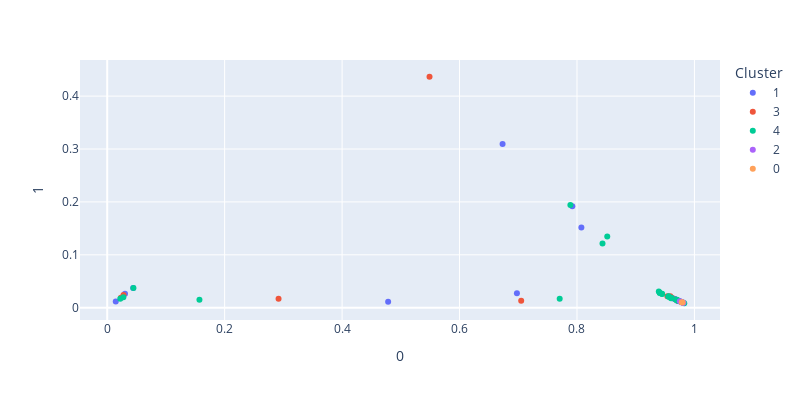

Notebook code cell kept with this figure:
### Code cell
lda = LatentDirichletAllocation(n_components=3,random_state=0)
lda.fit(new_df.drop(['Name','Location'],axis=1))
X_2D=lda.transform(new_df.drop(['Name','Location'],axis=1))
dfff=pd.DataFrame(X_2D)
dfff["Cluster"]=cl
dfff["Cluster"]=dfff["Cluster"].astype('category')
fig = px.scatter(dfff, x=0, y=1,color="Cluster",width=800, height=400)
fig.show()

### Figure 1 — Plotly figure (JSON) as saved in the notebook; plotly's stock layout.template omitted (floating-point values rounded to 4 significant figures)
{"data": [{"hovertemplate": "Cluster=1<br>0=%{x}<br>1=%{y}<extra></extra>", "legendgroup": "1", "marker": {"color": "#636efa", "symbol": "circle"}, "mode": "markers", "name": "1", "orientation": "v", "showlegend": true, "type": "scatter", "x": [0.9714, 0.03029, 0.7921, 0.6733, 0.6977, 0.967, 0.9641, 0.0442, 0.4784, 0.8075, 0.01455, 0.9765], "xaxis": "x", "y": [0.01268, 0.02642, 0.1917, 0.3094, 0.02735, 0.01635, 0.0174, 0.03743, 0.0111, 0.1515, 0.01166, 0.01135], "yaxis": "y"}, {"hovertemplate": "Cluster=3<br>0=%{x}<br>1=%{y}<extra></extra>", "legendgroup": "3", "marker": {"color": "#EF553B", "symbol": "circle"}, "mode": "markers", "name": "3", "orientation": "v", "showlegend": true, "type": "scatter", "x": [0.2918, 0.02329, 0.02776, 0.9619, 0.9696, 0.705, 0.9589, 0.9724, 0.9784, 0.954, 0.5489], "xaxis": "x", "y": [0.017, 0.01889, 0.02411, 0.01823, 0.0145, 0.01304, 0.02178, 0.0133, 0.01047, 0.02183, 0.4366], "yaxis": "y"}, {"hovertemplate": "Cluster=4<br>0=%{x}<br>1=%{y}<extra></extra>", "legendgroup": "4", "marker": {"color": "#00cc96", "symbol": "circle"}, "mode": "markers", "name": "4", "orientation": "v", "showlegend": true, "type": "scatter", "x": [0.9717, 0.9564, 0.9681, 0.02749, 0.8435, 0.9608, 0.9447, 0.956, 0.9554, 0.7888, 0.1571, 0.9736, 0.7705, 0.9449, 0.9408, 0.04461, 0.9689, 0.02224, 0.9411, 0.9393, 0.9704, 0.9802, 0.9827, 0.973, 0.9705, 0.8515, 0.9601], "xaxis": "x", "y": [0.01355, 0.02112, 0.0155, 0.01987, 0.1212, 0.0189, 0.02654, 0.02106, 0.02104, 0.194, 0.01496, 0.01259, 0.01685, 0.0262, 0.02811, 0.03731, 0.01495, 0.01716, 0.02799, 0.03089, 0.01482, 0.009681, 0.008483, 0.01316, 0.01405, 0.1347, 0.01778], "yaxis": "y"}, {"hovertemplate": "Cluster=2<br>0=%{x}<br>1=%{y}<extra></extra>", "legendgroup": "2", "marker": {"color": "#ab63fa", "symbol": "circle"}, "mode": "markers", "name": "2", "orientation": "v", "showlegend": true, "type": "scatter", "x": [0.9797, 0.9803, 0.9811, 0.9773, 0.9772, 0.9752], "xaxis": "x", "y": [0.009717, 0.009446, 0.00934, 0.01112, 0.01109, 0.01224], "yaxis": "y"}, {"hovertemplate": "Cluster=0<br>0=%{x}<br>1=%{y}<extra></extra>", "legendgroup": "0", "marker": {"color": "#FFA15A", "symbol": "circle"}, "mode": "markers", "name": "0", "orientation": "v", "showlegend": true, "type": "scatter", "x": [0.9799, 0.9784], "xaxis": "x", "y": [0.009742, 0.0104], "yaxis": "y"}], "layout": {"height": 400, "legend": {"title": {"text": "Cluster"}, "tracegroupgap": 0}, "margin": {"t": 60}, "width": 800, "xaxis": {"anchor": "y", "autorange": true, "domain": [0, 1], "range": [-0.04633, 1.044], "title": {"text": "0"}, "type": "linear"}, "yaxis": {"anchor": "x", "autorange": true, "domain": [0, 1], "range": [-0.02318, 0.4683], "title": {"text": "1"}, "type": "linear"}}}
